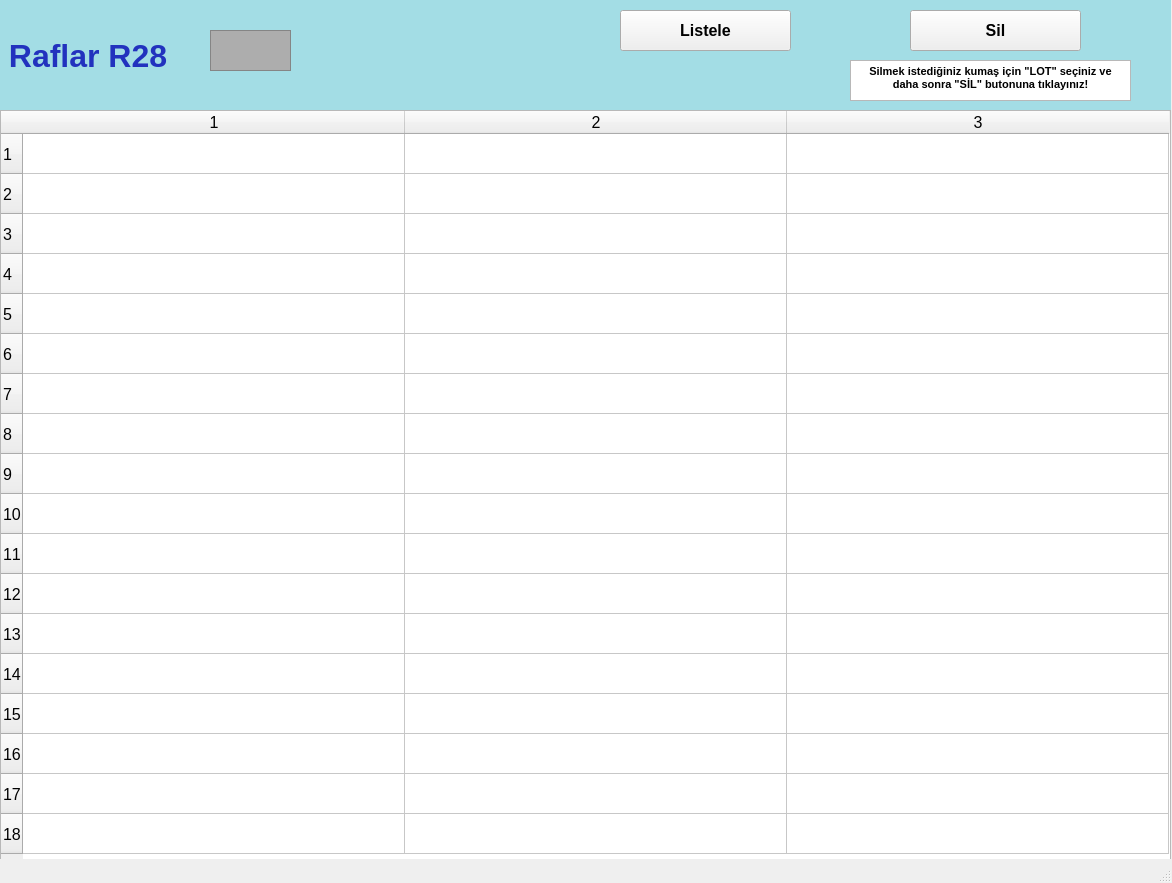
<?xml version="1.0" encoding="UTF-8"?>
<ui version="4.0">
 <class>raflarR28_ekran</class>
 <widget class="QMainWindow" name="raflarR28_ekran">
  <property name="geometry">
   <rect>
    <x>0</x>
    <y>0</y>
    <width>1172</width>
    <height>883</height>
   </rect>
  </property>
  <property name="font">
   <font>
    <pointsize>12</pointsize>
    <weight>50</weight>
    <bold>false</bold>
    <kerning>false</kerning>
   </font>
  </property>
  <property name="windowTitle">
   <string/>
  </property>
  <widget class="QWidget" name="centralwidget">
   <widget class="QLabel" name="raflarR1yazi_lbl">
    <property name="geometry">
     <rect>
      <x>0</x>
      <y>0</y>
      <width>1171</width>
      <height>111</height>
     </rect>
    </property>
    <property name="font">
     <font>
      <pointsize>24</pointsize>
      <weight>75</weight>
      <bold>true</bold>
     </font>
    </property>
    <property name="styleSheet">
     <string notr="true">background-color: rgb(163, 221, 229);
color: rgb(34, 50, 190);</string>
    </property>
    <property name="text">
     <string> Raflar R28</string>
    </property>
   </widget>
   <widget class="QFrame" name="raflarR1_img">
    <property name="geometry">
     <rect>
      <x>210</x>
      <y>30</y>
      <width>81</width>
      <height>41</height>
     </rect>
    </property>
    <property name="styleSheet">
     <string notr="true">background-color: rgb(173, 173, 173);</string>
    </property>
    <property name="frameShape">
     <enum>QFrame::StyledPanel</enum>
    </property>
    <property name="frameShadow">
     <enum>QFrame::Raised</enum>
    </property>
   </widget>
   <widget class="QTableWidget" name="R28_tw">
    <property name="geometry">
     <rect>
      <x>0</x>
      <y>110</y>
      <width>1171</width>
      <height>751</height>
     </rect>
    </property>
    <property name="baseSize">
     <size>
      <width>0</width>
      <height>0</height>
     </size>
    </property>
    <property name="rowCount">
     <number>18</number>
    </property>
    <property name="columnCount">
     <number>3</number>
    </property>
    <attribute name="horizontalHeaderVisible">
     <bool>true</bool>
    </attribute>
    <attribute name="horizontalHeaderCascadingSectionResizes">
     <bool>false</bool>
    </attribute>
    <attribute name="horizontalHeaderDefaultSectionSize">
     <number>382</number>
    </attribute>
    <attribute name="horizontalHeaderMinimumSectionSize">
     <number>38</number>
    </attribute>
    <attribute name="verticalHeaderDefaultSectionSize">
     <number>40</number>
    </attribute>
    <attribute name="verticalHeaderMinimumSectionSize">
     <number>23</number>
    </attribute>
    <row/>
    <row/>
    <row/>
    <row/>
    <row/>
    <row/>
    <row/>
    <row/>
    <row/>
    <row/>
    <row/>
    <row/>
    <row/>
    <row/>
    <row/>
    <row/>
    <row/>
    <row/>
    <column/>
    <column/>
    <column/>
   </widget>
   <widget class="QPushButton" name="listeleR28_btn">
    <property name="geometry">
     <rect>
      <x>620</x>
      <y>10</y>
      <width>171</width>
      <height>41</height>
     </rect>
    </property>
    <property name="font">
     <font>
      <pointsize>12</pointsize>
      <weight>75</weight>
      <bold>true</bold>
     </font>
    </property>
    <property name="text">
     <string>Listele</string>
    </property>
   </widget>
   <widget class="QPushButton" name="silR28_btn">
    <property name="geometry">
     <rect>
      <x>910</x>
      <y>10</y>
      <width>171</width>
      <height>41</height>
     </rect>
    </property>
    <property name="font">
     <font>
      <pointsize>12</pointsize>
      <weight>75</weight>
      <bold>true</bold>
     </font>
    </property>
    <property name="text">
     <string>Sil</string>
    </property>
   </widget>
   <widget class="QTextBrowser" name="textBrowser">
    <property name="geometry">
     <rect>
      <x>850</x>
      <y>60</y>
      <width>281</width>
      <height>41</height>
     </rect>
    </property>
    <property name="html">
     <string>&lt;!DOCTYPE HTML PUBLIC &quot;-//W3C//DTD HTML 4.0//EN&quot; &quot;http://www.w3.org/TR/REC-html40/strict.dtd&quot;&gt;
&lt;html&gt;&lt;head&gt;&lt;meta name=&quot;qrichtext&quot; content=&quot;1&quot; /&gt;&lt;style type=&quot;text/css&quot;&gt;
p, li { white-space: pre-wrap; }
&lt;/style&gt;&lt;/head&gt;&lt;body style=&quot; font-family:'MS Shell Dlg 2'; font-size:12pt; font-weight:400; font-style:normal;&quot;&gt;
&lt;p align=&quot;center&quot; style=&quot; margin-top:0px; margin-bottom:0px; margin-left:0px; margin-right:0px; -qt-block-indent:0; text-indent:0px;&quot;&gt;&lt;span style=&quot; font-size:8pt; font-weight:600;&quot;&gt;Silmek istediğiniz kumaş için &amp;quot;LOT&amp;quot; seçiniz ve daha sonra &amp;quot;SİL&amp;quot; butonuna tıklayınız!&lt;/span&gt;&lt;/p&gt;&lt;/body&gt;&lt;/html&gt;</string>
    </property>
   </widget>
  </widget>
  <widget class="QStatusBar" name="statusbar"/>
 </widget>
 <resources/>
 <connections/>
</ui>
